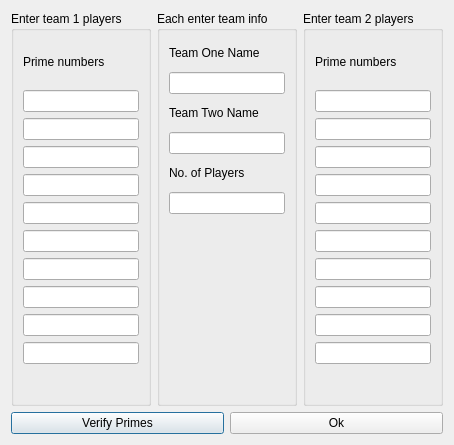
<?xml version="1.0" encoding="UTF-8"?>
<ui version="4.0">
 <class>EnterPlayerDialogue</class>
 <widget class="QDialog" name="EnterPlayerDialogue">
  <property name="geometry">
   <rect>
    <x>0</x>
    <y>0</y>
    <width>440</width>
    <height>445</height>
   </rect>
  </property>
  <property name="windowTitle">
   <string>Player selection</string>
  </property>
  <layout class="QVBoxLayout" name="verticalLayout_9">
   <item>
    <layout class="QHBoxLayout" name="Overall">
     <item>
      <widget class="QGroupBox" name="Left">
       <property name="title">
        <string>Enter team 1 players</string>
       </property>
       <layout class="QVBoxLayout" name="verticalLayout_3">
        <item>
         <layout class="QVBoxLayout" name="InnerLeft">
          <item>
           <widget class="QLabel" name="label">
            <property name="text">
             <string>Prime numbers</string>
            </property>
           </widget>
          </item>
          <item>
           <layout class="QVBoxLayout" name="EnterboxesLeft">
            <item>
             <widget class="QLineEdit" name="lineEdit_1_teamone"/>
            </item>
            <item>
             <widget class="QLineEdit" name="lineEdit_2_teamone"/>
            </item>
            <item>
             <widget class="QLineEdit" name="lineEdit_3_teamone"/>
            </item>
            <item>
             <widget class="QLineEdit" name="lineEdit_4_teamone"/>
            </item>
            <item>
             <widget class="QLineEdit" name="lineEdit_5_teamone"/>
            </item>
            <item>
             <widget class="QLineEdit" name="lineEdit_6_teamone"/>
            </item>
            <item>
             <widget class="QLineEdit" name="lineEdit_7_teamone"/>
            </item>
            <item>
             <widget class="QLineEdit" name="lineEdit_8_teamone"/>
            </item>
            <item>
             <widget class="QLineEdit" name="lineEdit_9_teamone"/>
            </item>
            <item>
             <widget class="QLineEdit" name="lineEdit_10_teamone"/>
            </item>
            <item>
             <spacer name="verticalSpacer_2">
              <property name="orientation">
               <enum>Qt::Vertical</enum>
              </property>
              <property name="sizeType">
               <enum>QSizePolicy::Fixed</enum>
              </property>
              <property name="sizeHint" stdset="0">
               <size>
                <width>20</width>
                <height>30</height>
               </size>
              </property>
             </spacer>
            </item>
           </layout>
          </item>
         </layout>
        </item>
       </layout>
      </widget>
     </item>
     <item>
      <widget class="QGroupBox" name="Center">
       <property name="title">
        <string>Each enter team info</string>
       </property>
       <layout class="QVBoxLayout" name="verticalLayout_8">
        <item>
         <layout class="QVBoxLayout" name="InnerCenter">
          <item>
           <widget class="QLabel" name="TeamOneName">
            <property name="text">
             <string>Team One Name</string>
            </property>
            <property name="buddy">
             <cstring>teamOne_name</cstring>
            </property>
           </widget>
          </item>
          <item>
           <widget class="QLineEdit" name="teamOne_name"/>
          </item>
          <item>
           <widget class="QLabel" name="TeamTwoName">
            <property name="text">
             <string>Team Two Name</string>
            </property>
            <property name="buddy">
             <cstring>teamTwo_name</cstring>
            </property>
           </widget>
          </item>
          <item>
           <widget class="QLineEdit" name="teamTwo_name"/>
          </item>
          <item>
           <widget class="QLabel" name="TeamPlayerCount">
            <property name="text">
             <string>No. of Players</string>
            </property>
           </widget>
          </item>
          <item>
           <widget class="QLineEdit" name="Team_player_count"/>
          </item>
          <item>
           <spacer name="verticalSpacer">
            <property name="orientation">
             <enum>Qt::Vertical</enum>
            </property>
            <property name="sizeType">
             <enum>QSizePolicy::Fixed</enum>
            </property>
            <property name="sizeHint" stdset="0">
             <size>
              <width>20</width>
              <height>180</height>
             </size>
            </property>
           </spacer>
          </item>
         </layout>
        </item>
       </layout>
      </widget>
     </item>
     <item>
      <widget class="QGroupBox" name="Right">
       <property name="title">
        <string>Enter team 2 players</string>
       </property>
       <layout class="QVBoxLayout" name="verticalLayout_4">
        <item>
         <layout class="QVBoxLayout" name="InnerRight">
          <item>
           <widget class="QLabel" name="PrimeNumbers">
            <property name="text">
             <string>Prime numbers</string>
            </property>
           </widget>
          </item>
          <item>
           <layout class="QVBoxLayout" name="Enterboxesright">
            <item>
             <widget class="QLineEdit" name="lineEdit_1_teamtwo"/>
            </item>
            <item>
             <widget class="QLineEdit" name="lineEdit_2_teamtwo"/>
            </item>
            <item>
             <widget class="QLineEdit" name="lineEdit_3_teamtwo"/>
            </item>
            <item>
             <widget class="QLineEdit" name="lineEdit_4_teamtwo"/>
            </item>
            <item>
             <widget class="QLineEdit" name="lineEdit_5_teamtwo"/>
            </item>
            <item>
             <widget class="QLineEdit" name="lineEdit_6_teamtwo"/>
            </item>
            <item>
             <widget class="QLineEdit" name="lineEdit_7_teamtwo"/>
            </item>
            <item>
             <widget class="QLineEdit" name="lineEdit_8_teamtwo"/>
            </item>
            <item>
             <widget class="QLineEdit" name="lineEdit_9_teamtwo"/>
            </item>
            <item>
             <widget class="QLineEdit" name="lineEdit_10_teamtwo"/>
            </item>
            <item>
             <spacer name="verticalSpacer_3">
              <property name="orientation">
               <enum>Qt::Vertical</enum>
              </property>
              <property name="sizeType">
               <enum>QSizePolicy::Fixed</enum>
              </property>
              <property name="sizeHint" stdset="0">
               <size>
                <width>20</width>
                <height>30</height>
               </size>
              </property>
             </spacer>
            </item>
           </layout>
          </item>
         </layout>
        </item>
       </layout>
      </widget>
     </item>
    </layout>
   </item>
   <item>
    <layout class="QHBoxLayout" name="Bottom">
     <item>
      <widget class="QPushButton" name="pushButton_2_check_prime">
       <property name="text">
        <string>Verify Primes</string>
       </property>
      </widget>
     </item>
     <item>
      <widget class="QPushButton" name="pushButton_Ok">
       <property name="text">
        <string>Ok</string>
       </property>
      </widget>
     </item>
    </layout>
   </item>
  </layout>
 </widget>
 <resources/>
 <connections/>
</ui>
